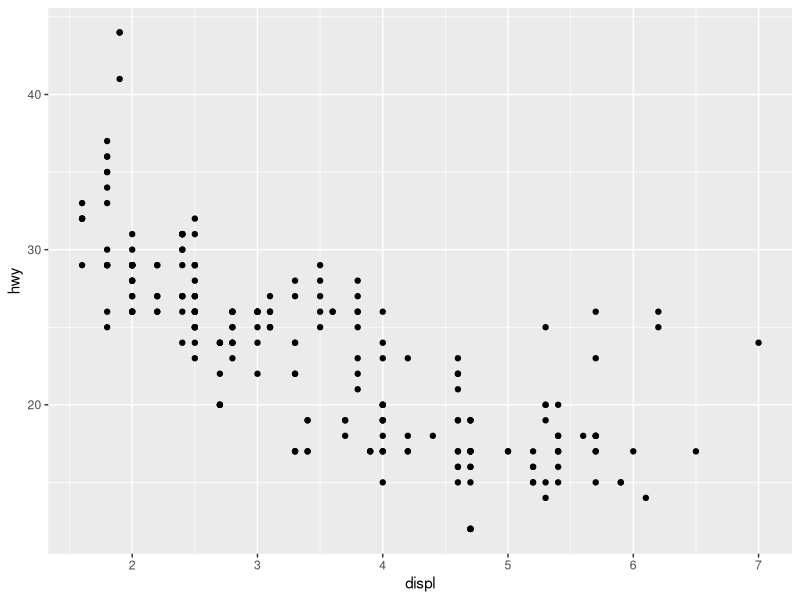
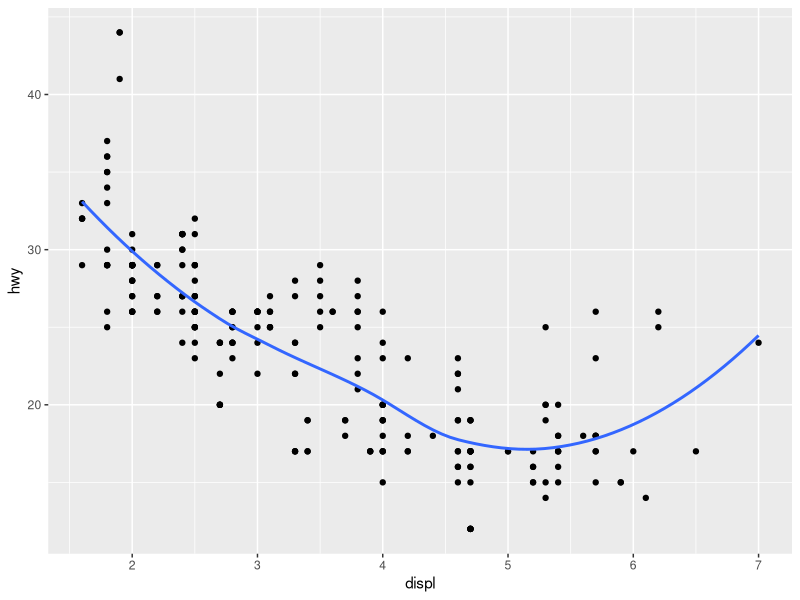
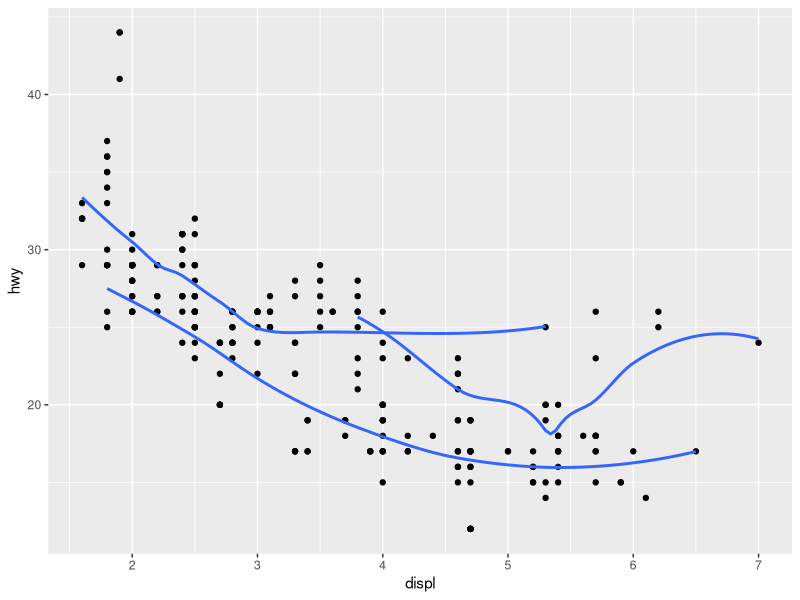
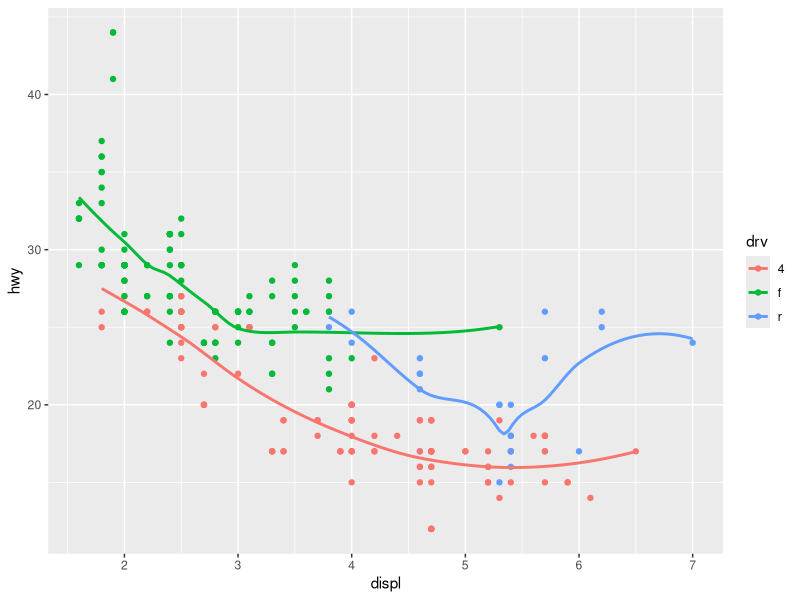
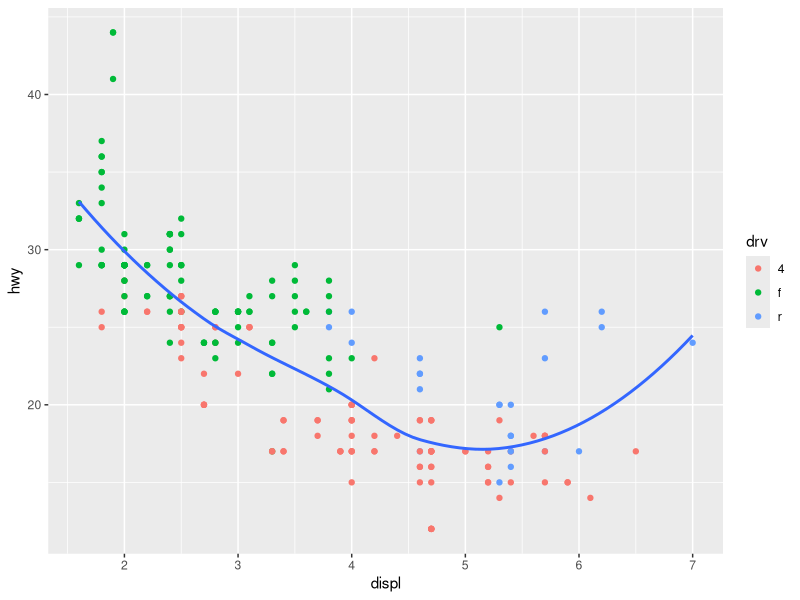
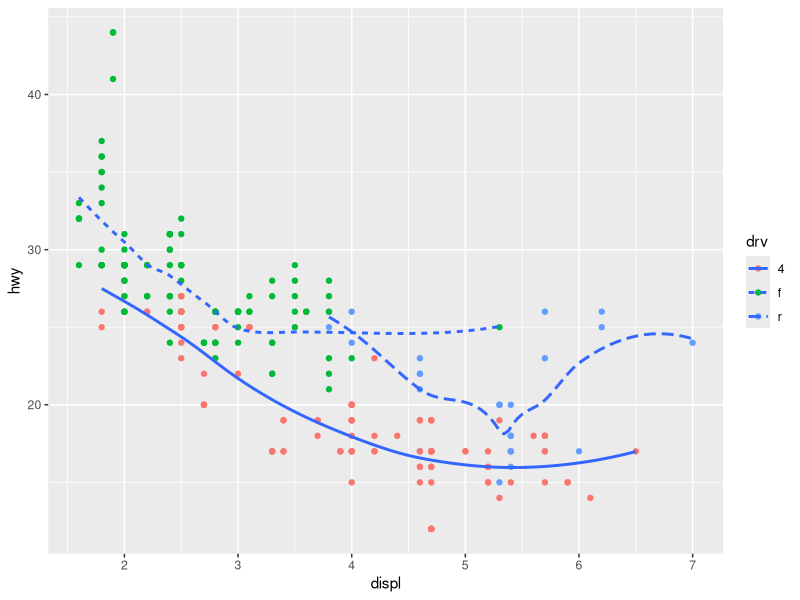
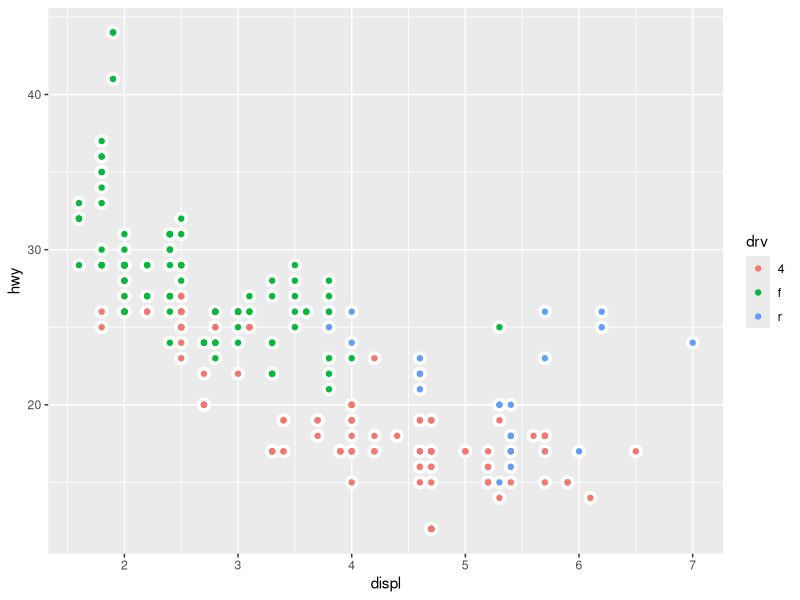
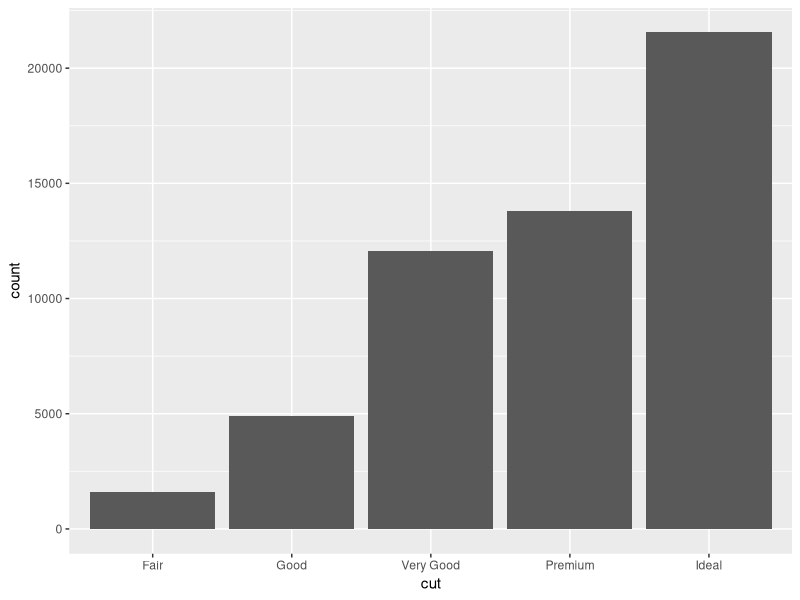

Write R code to recreate these figures, in order.
## ---- chunk 1
knitr::opts_chunk$set(echo = TRUE)
## ---- chunk 2
library(tidyverse)
## ---- chunk 3
ggplot(data = mpg, mapping = aes(x = displ, y = hwy)) + 
  geom_point()
## ---- chunk 4
ggplot(data = mpg, mapping = aes(x = displ, y = hwy)) + 
  geom_point() +
  geom_smooth(se = FALSE)
## ---- chunk 5
ggplot(data = mpg, mapping = aes(x = displ, y = hwy)) + 
  geom_point() +
  geom_smooth(se = FALSE, mapping = aes(z = drv))
## ---- chunk 6
ggplot(data = mpg, mapping = aes(x = displ, y = hwy)) + 
  geom_point(mapping = aes(color = drv)) +
  geom_smooth(se = FALSE, mapping = aes(color = drv))
## ---- chunk 7
ggplot(data = mpg, mapping = aes(x = displ, y = hwy)) + 
  geom_point(mapping = aes(color = drv)) +
  geom_smooth(se = FALSE)
## ---- chunk 8
ggplot(data = mpg) + 
  geom_point(mapping = aes(x = displ, y = hwy, color = drv)) + 
  geom_smooth(mapping = aes(x = displ, y = hwy, linetype = drv), se = FALSE)
## ---- chunk 9
ggplot(mpg, aes(x = displ, y = hwy)) +
  geom_point(size = 4, color = "white") +
  geom_point(aes(colour = drv)) 
## ---- chunk 10
ggplot(data = diamonds) + 
  geom_bar(mapping = aes(x = cut))
## ---- chunk 11
ggplot(data = diamonds) +
  stat_count(mapping = aes(x = cut))
## ---- chunk 12
ggplot(data = diamonds) +
  geom_pointrange(
    mapping = aes(x = cut, y = depth),
    stat = "summary",
    fun.min = min,
    fun.max = max,
    fun = median
  )
